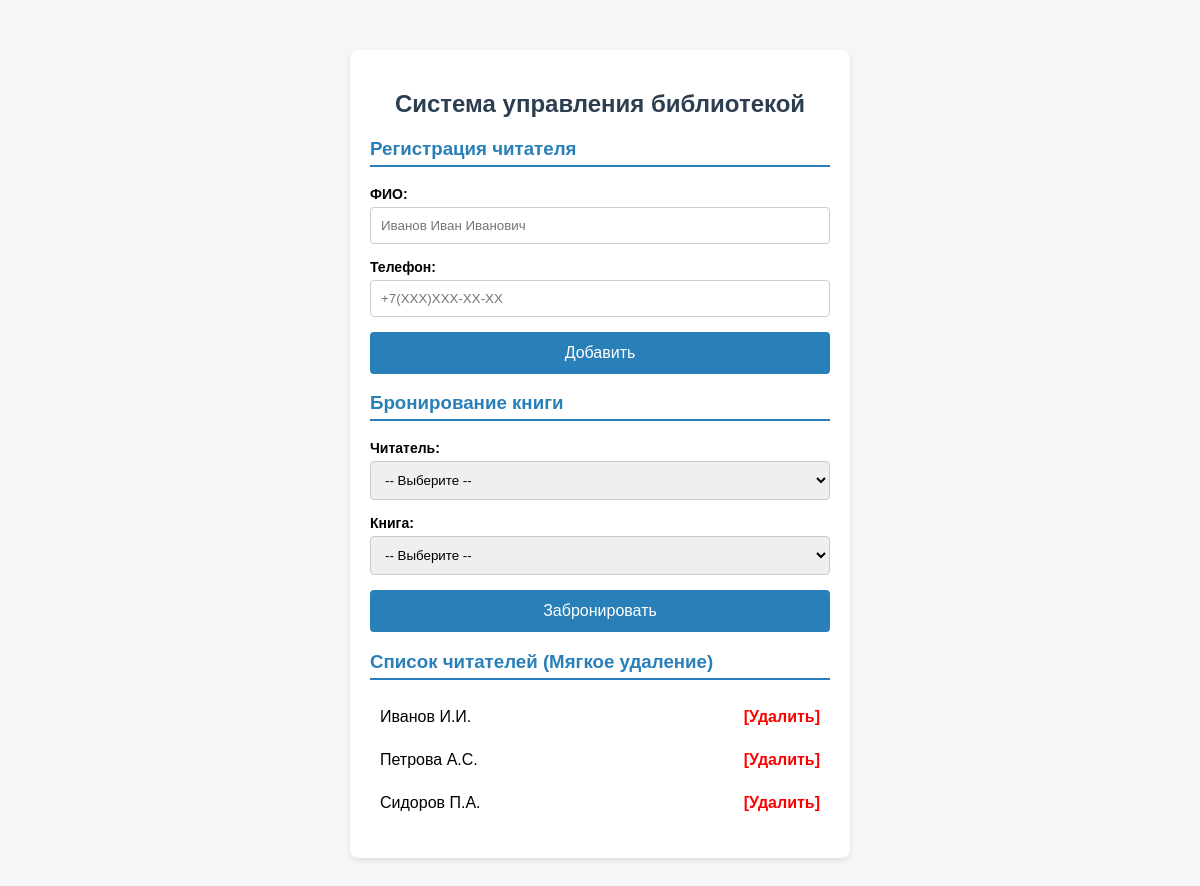
Before: / with the older database file.
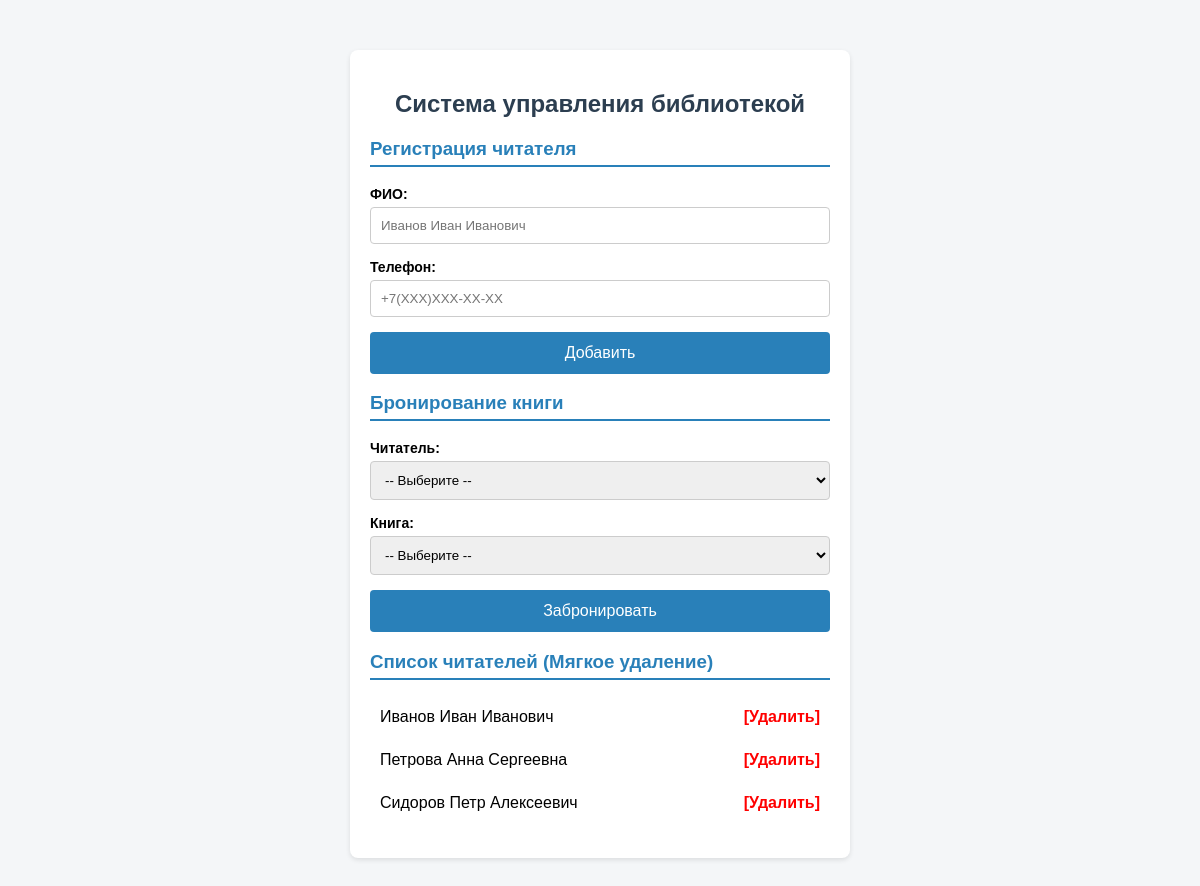
After: the same page with the newer database file.
### tables this page shows
CREATE TABLE readers (
    id INT AUTO_INCREMENT PRIMARY KEY,
    full_name VARCHAR(100) NOT NULL,
    phone VARCHAR(20) NOT NULL UNIQUE,  
    is_deleted INT DEFAULT 0            
);

### index.php (the view, shortened to what this page needs)
<?php
require 'db.php';
$readers = $pdo->query("SELECT id, full_name FROM readers WHERE is_deleted = 0")->fetchAll();
?>
<!DOCTYPE html>
<html lang="ru">
<head>
</head>
<body>
    <div class="card">
        <h2>Система управления библиотекой</h2>
        <h3>Регистрация читателя</h3>
        <form method="POST" onsubmit="return checkPhone()">
            <label>ФИО:</label>
            <input type="text" name="name" id="name" required placeholder="Иванов Иван Иванович">
            <label>Телефон:</label>
            <input type="text" name="phone" id="phone" required placeholder="+7(XXX)XXX-XX-XX">
            <button type="submit" name="add_reader">Добавить</button>
        </form>
        <h3>Бронирование книги</h3>
        <form method="POST">
            <label>Читатель:</label>
            <select name="reader_id" required>
                <option value="0">-- Выберите --</option>
            </select>
            <label>Книга:</label>
            <select name="book_id" required>
                <option value="0">-- Выберите --</option>
            </select>
            <button type="submit" name="book_loan">Забронировать</button>
        </form>
        <h3>Список читателей (Мягкое удаление)</h3>
        <ul>
            <?php foreach($readers as $r): ?>
                <li>
                    <?= htmlspecialchars($r['full_name']) ?>
                    <a href="?delete=<?= $r['id'] ?>" class="del" onclick="return confirm('Архивировать?')">[Удалить]</a>
                </li>
            <?php endforeach; ?>
        </ul>
    </div>
</body>
</html>

### index.php (style rules this page uses)
body { font-family: Arial, sans-serif; max-width: 500px; margin: 30px auto; padding: 20px; background: #f4f6f8; }
.card { background: #fff; padding: 20px; border-radius: 8px; box-shadow: 0 2px 5px rgba(0,0,0,0.1); margin-bottom: 20px; }
h2 { text-align: center; color: #2c3e50; }
h3 { color: #2980b9; border-bottom: 2px solid #2980b9; padding-bottom: 5px; }
label { display: block; margin-bottom: 5px; font-weight: bold; font-size: 14px; }
input, select { width: 100%; padding: 10px; margin-bottom: 15px; border: 1px solid #ccc; border-radius: 4px; box-sizing: border-box; }
button { width: 100%; padding: 12px; background: #2980b9; color: white; border: none; border-radius: 4px; cursor: pointer; font-size: 16px; }
ul { list-style: none; padding: 0; }
li { padding: 10px; background: #fff; margin-bottom: 5px; border-radius: 4px; display: flex; justify-content: space-between; }
.del { color: red; text-decoration: none; font-weight: bold; }

Changed rows visible on the page:
changed readers: full_name "Иванов И.И." → "Иванов Иван Иванович"
changed readers: full_name "Петрова А.С." → "Петрова Анна Сергеевна"
changed readers: full_name "Сидоров П.А." → "Сидоров Петр Алексеевич"
